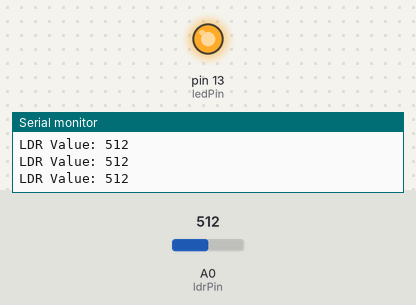
The sketch below on a simulated Arduino Uno, built with avr-gcc and run on an emulated ATmega328P. On the bench: output pins drawn as LEDs (lit = HIGH), the last lines printed to the serial monitor. Inputs (shaded band) come from the test bench; at power-on: A0 (ldrPin) = 512.

Above: at 1.2 s.
1.3 s: A0 (ldrPin) set to 1006
2.8 s: A0 (ldrPin) set to 1020
At 3.1 s:
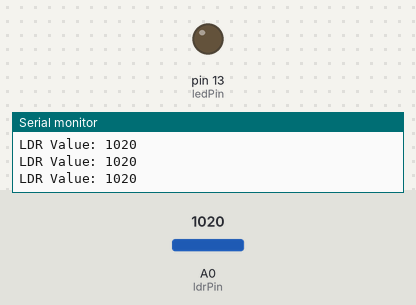
4.3 s: A0 (ldrPin) set to 900
At 5.5 s:
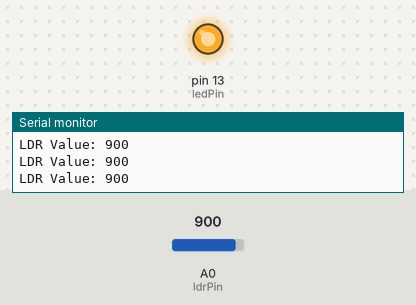
5.8 s: A0 (ldrPin) set to 1023
At 7.1 s:
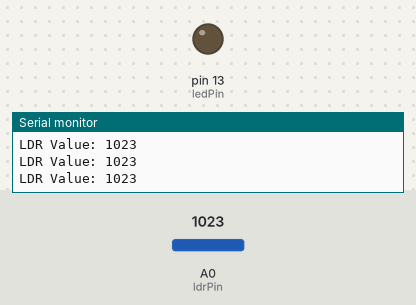
Timing chart, 0 to 8.3 s (numbered marks = the images above; inputs shaded):
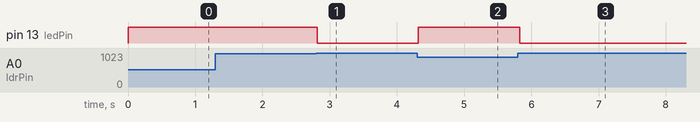

Measured:
- the behaviour switches between 1019 and 1020 on A0 (ldrPin) (found by bisection; images 0 and 1)
- after the input at 2.8 s, pin 13 (ledPin): HIGH → LOW at once
- after the input at 4.3 s, pin 13 (ledPin): LOW → HIGH at once
- after the input at 5.8 s, pin 13 (ledPin): HIGH → LOW at once

The sketch:

automatic_room_lightning_system1.ino
```cpp
// Define the pin connected to the LDR
const int ldrPin = A0;
// Define the pin connected to the LED
const int ledPin = 13;
// Define the threshold value for light intensity
const int threshold = 1020; // Adjust this value according to your environment

void setup() {
  // Set the LED pin as an output
  pinMode(ledPin, OUTPUT);

  // Initialize serial communication
  Serial.begin(9600);
}

void loop() {
  // Read the value from the LDR
  int ldrValue = analogRead(ldrPin);

  // Print the value of the LDR to the Serial Monitor
  Serial.print("LDR Value: ");
  Serial.println(ldrValue);

  // Check if the light intensity is below the threshold
  if (ldrValue < threshold) {
    // Turn on the LED
    digitalWrite(ledPin, HIGH);
  } else {
    // Turn off the LED
    digitalWrite(ledPin, LOW);
  }

  // Add a small delay to prevent rapid reading
  delay(100);
}
```
